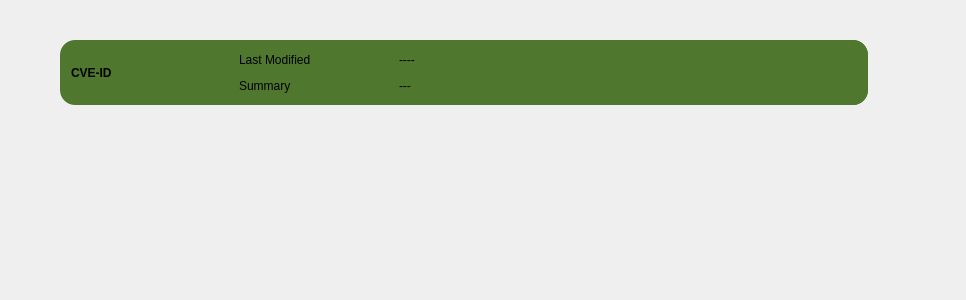
<?xml version="1.0" encoding="UTF-8"?>
<ui version="4.0">
 <class>Form</class>
 <widget class="QWidget" name="Form">
  <property name="geometry">
   <rect>
    <x>0</x>
    <y>0</y>
    <width>966</width>
    <height>300</height>
   </rect>
  </property>
  <property name="windowTitle">
   <string>Form</string>
  </property>
  <widget class="QWidget" name="CVE_W" native="true">
   <property name="geometry">
    <rect>
     <x>60</x>
     <y>40</y>
     <width>808</width>
     <height>65</height>
    </rect>
   </property>
   <property name="styleSheet">
    <string notr="true">background:#4f772d;
border-radius: 15px;</string>
   </property>
   <layout class="QHBoxLayout" name="horizontalLayout_9">
    <property name="spacing">
     <number>0</number>
    </property>
    <property name="leftMargin">
     <number>11</number>
    </property>
    <property name="topMargin">
     <number>0</number>
    </property>
    <property name="bottomMargin">
     <number>0</number>
    </property>
    <item>
     <widget class="QLabel" name="cve_lbl">
      <property name="sizePolicy">
       <sizepolicy hsizetype="Preferred" vsizetype="Preferred">
        <horstretch>2</horstretch>
        <verstretch>0</verstretch>
       </sizepolicy>
      </property>
      <property name="font">
       <font>
        <pointsize>9</pointsize>
        <weight>75</weight>
        <bold>true</bold>
       </font>
      </property>
      <property name="text">
       <string>CVE-ID</string>
      </property>
      <property name="openExternalLinks">
       <bool>true</bool>
      </property>
     </widget>
    </item>
    <item>
     <widget class="QWidget" name="widget_7" native="true">
      <property name="sizePolicy">
       <sizepolicy hsizetype="Preferred" vsizetype="Preferred">
        <horstretch>2</horstretch>
        <verstretch>0</verstretch>
       </sizepolicy>
      </property>
      <layout class="QVBoxLayout" name="verticalLayout_14">
       <item>
        <widget class="QLabel" name="cve_nl">
         <property name="font">
          <font>
           <pointsize>9</pointsize>
          </font>
         </property>
         <property name="text">
          <string>Last Modified</string>
         </property>
        </widget>
       </item>
       <item>
        <widget class="QLabel" name="cveml">
         <property name="font">
          <font>
           <pointsize>9</pointsize>
          </font>
         </property>
         <property name="text">
          <string>Summary</string>
         </property>
        </widget>
       </item>
      </layout>
     </widget>
    </item>
    <item>
     <widget class="QWidget" name="widget_10" native="true">
      <property name="sizePolicy">
       <sizepolicy hsizetype="Preferred" vsizetype="Preferred">
        <horstretch>6</horstretch>
        <verstretch>0</verstretch>
       </sizepolicy>
      </property>
      <layout class="QVBoxLayout" name="verticalLayout_15">
       <item>
        <widget class="QLabel" name="cve_date_lbl">
         <property name="font">
          <font>
           <pointsize>9</pointsize>
          </font>
         </property>
         <property name="text">
          <string>----</string>
         </property>
        </widget>
       </item>
       <item>
        <widget class="QLabel" name="cve_details_lbl">
         <property name="font">
          <font>
           <pointsize>9</pointsize>
          </font>
         </property>
         <property name="text">
          <string>---</string>
         </property>
        </widget>
       </item>
      </layout>
     </widget>
    </item>
   </layout>
  </widget>
 </widget>
 <resources/>
 <connections/>
</ui>
